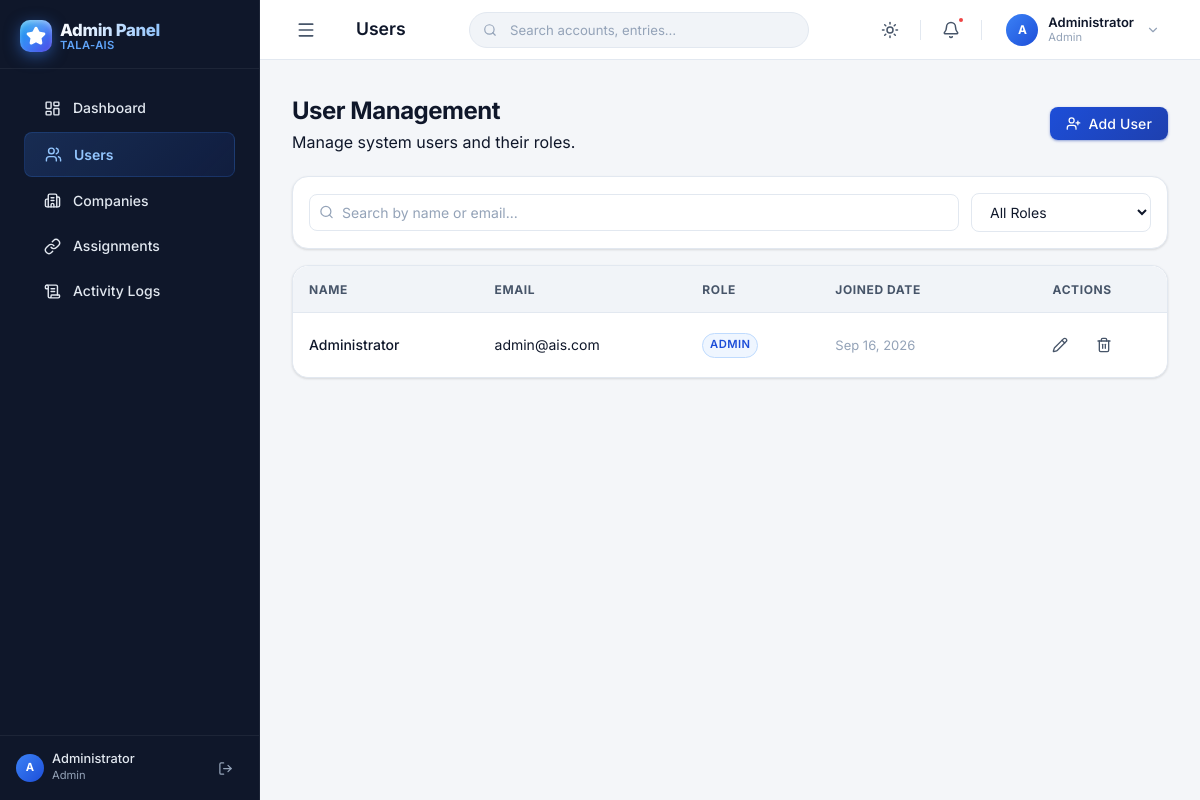
The page /admin/users.php (signed in) on the database its author committed.
### tables this page shows
CREATE TABLE IF NOT EXISTS `users` (
    `id` INT AUTO_INCREMENT PRIMARY KEY,
    `name` VARCHAR(100) NOT NULL,
    `email` VARCHAR(150) NOT NULL UNIQUE,
    `password` VARCHAR(255) NOT NULL,
    `role` ENUM('Admin','Instructor','Student') NOT NULL DEFAULT 'Student',
    `created_at` TIMESTAMP DEFAULT CURRENT_TIMESTAMP
);

### admin/users.php (the view, shortened to what this page needs)
<?php
require_once '../includes/header.php';
$db = get_db();
$res = $db->query("SELECT id, name, email, role, created_at FROM users ORDER BY name ASC");
$users = $res->fetch_all(MYSQLI_ASSOC);
$roleBadge = [
    'Admin' => 'primary',
    'Instructor' => 'info',
    'Student' => 'neutral',
];
?>
<div class="page-header">
    <div class="page-header-text">
        <h1 class="page-title">User Management</h1>
        <p class="page-subtitle">Manage system users and their roles.</p>
    </div>
    <button class="btn btn-primary" onclick="openAddModal()">
        <i data-lucide="user-plus" style="width:15px;height:15px;"></i> Add User
    </button>
</div>
<div class="card" style="padding: 1rem; margin-bottom: 1rem; display: flex; gap: 0.75rem; flex-wrap: wrap; align-items: center;">
    <div style="position: relative; flex: 1; min-width: 220px;">
        <i data-lucide="search" style="width:15px;height:15px; position:absolute; left:10px; top:50%; transform:translateY(-50%); color: var(--text-muted);"></i>
        <input type="text" id="userSearch" class="form-control" style="padding-left: 32px;" placeholder="Search by name or email..." onkeyup="filterUsers()">
    </div>
    <select id="roleFilter" class="form-control" style="max-width: 180px;" onchange="filterUsers()">
        <option value="">All Roles</option>
    </select>
</div>
<div class="card" style="padding: 0; overflow: hidden;">
    <div class="table-container">
        <table class="table">
            <thead>
                <tr>
                    <th>Name</th>
                    <th>Email</th>
                    <th>Role</th>
                    <th>Joined Date</th>
                    <th class="text-center">Actions</th>
                </tr>
            </thead>
            <tbody id="userTableBody">
                <?php foreach ($users as $u): ?>
                <tr data-search="<?= htmlspecialchars(strtolower($u['name'] . ' ' . $u['email'])) ?>" data-role="<?= htmlspecialchars($u['role']) ?>">
                    <td style="font-weight: 500;"><?= htmlspecialchars($u['name']) ?></td>
                    <td class="text-muted"><?= htmlspecialchars($u['email']) ?></td>
                    <td>
                        <span class="badge badge-<?= $roleBadge[$u['role']] ?? 'neutral' ?>">
                            <?= htmlspecialchars($u['role']) ?>
                        </span>
                    </td>
                    <td style="font-size: 0.8125rem; color: var(--text-muted);"><?= date('M j, Y', strtotime($u['created_at'])) ?></td>
                    <td>
                        <div class="flex justify-center gap-2">
                            <button type="button" class="icon-btn" title="Edit User"
                                onclick='openEditModal(<?= (int)$u['id'] ?>, <?= json_encode($u['name']) ?>, <?= json_encode($u['email']) ?>, <?= json_encode($u['role']) ?>)'>
                                <i data-lucide="pencil" style="width:16px;height:16px;"></i>
                            </button>
                            <?php if ($u['id'] !== $_SESSION['user_id']): ?>
                            <form method="POST" onsubmit="return confirm('Are you sure you want to delete this user? This cannot be undone.');" style="display:inline;">
                                <button type="submit" class="icon-btn text-danger" title="Delete User">
                                    <i data-lucide="trash-2" style="width:16px;height:16px;"></i>
                                </button>
                            </form>
                            <?php else: ?>
                            <span class="text-muted text-xs">You</span>
                            <?php endif; ?>
                        </div>
                    </td>
                </tr>
                <?php endforeach; ?>
            </tbody>
        </table>
    </div>
</div>
<?php require_once '../includes/footer.php'; ?>

### rows shown on the page
users: name "Administrator", email "admin@ais.com", role "ADMIN", created_at "Sep 16, 2026"

### other values the page prints
$item['label'] "Dashboard"
$item['label'] "Users"
$item['label'] "Companies"
$item['label'] "Assignments"
$item['label'] "Activity Logs"
$initials "A"
$userName "Administrator"
$userRole "Admin"
$pageTitle "Users"
